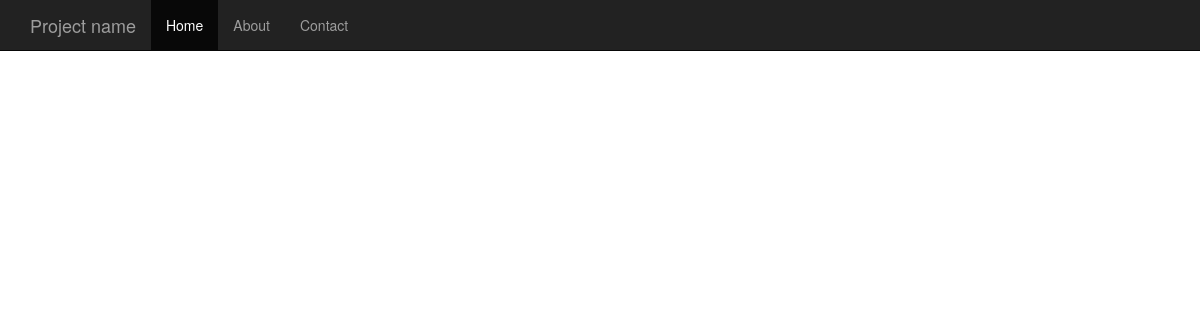
The page /blog/ on the database as committed earlier.
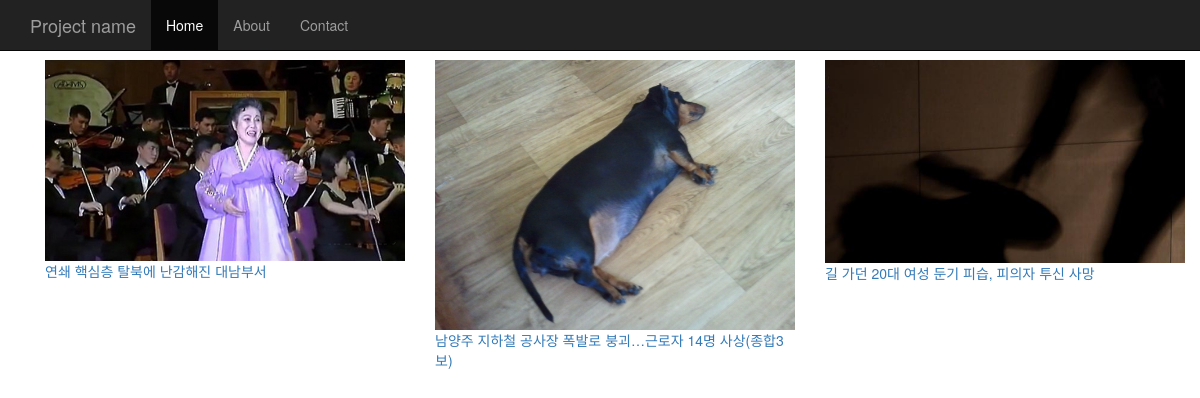
The same page on the database as committed later.
### blog/models.py (models this page shows, shortened)
class Post(models.Model):
    title = models.CharField(max_length=100)
    content = models.TextField()
    photo = models.ImageField()
    created_at = models.DateTimeField(auto_now_add=True)
    updated_at = models.DateTimeField(auto_now=True)

### blog/views.py (the view)
def index(request):
    post_list = Post.objects.all()
    return render(request, 'blog/index.html', {
        'post_list': post_list,
        })

### blog/templates/blog/index.html
{% extends "blog/base.html" %}
{% block content %}
<div class="container">
    <div class="row">
        {% for post in post_list %}
        <div class="col-md-4">
            <img src="{{ post.photo.url }}" style="max-width:100%;" />
            <div class="caption">
                <a href="{% url "blog:post_detail" post.pk %}">
                    {{ post.title }}
                </a>
            </div>
        </div>
        {% endfor %}
    </div>
</div>
{% endblock %}

### blog/templates/blog/base.html (shortened to what this page needs)
<!DOCTYPE html>
<html>
<head>
<link rel="stylesheet" type="text/css" href="https://maxcdn.bootstrapcdn.com/bootstrap/3.3.6/css/bootstrap.min.css">
</head>
<body>
    <nav class="navbar navbar-inverse navbar-fixed-top">
      <div class="container">
        <div class="navbar-header">
          <a class="navbar-brand" href="#">Project name</a>
        </div>
        <div id="navbar" class="collapse navbar-collapse">
          <ul class="nav navbar-nav">
            <li class="active"><a href="#">Home</a></li>
            <li><a href="#about">About</a></li>
            <li><a href="#contact">Contact</a></li>
          </ul>
        </div>
      </div>
    </nav>
    <div class="container">
        <div class="row">
            <div class="col-sm-12">
                {% block content %}
                {% endblock %}
            </div>
        </div>
    </div>
</body>
</html>

### blog/templates/blog/base.html (style rules this page uses)
body { padding-top: 60px; padding-bottom: 30px; }

Rows that differ between the two databases and show on the page:
added Post: photo (picture), title "연쇄 핵심층 탈북에 난감해진 대남부서"
added Post: photo (picture), title "남양주 지하철 공사장 폭발로 붕괴…근로자 14명 사상(종합3보)"
added Post: photo (picture), title "길 가던 20대 여성 둔기 피습, 피의자 투신 사망"
